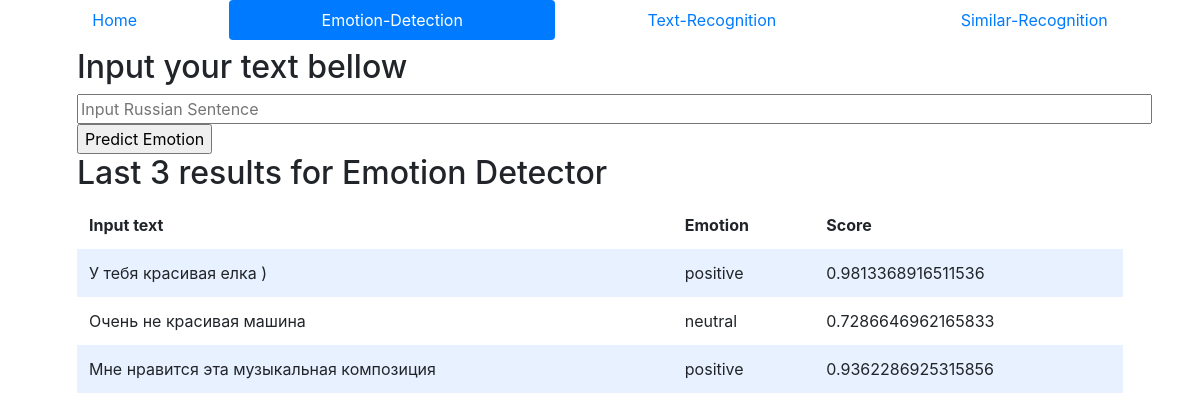
/emotion-detection, run on an earlier commit of the app's database.
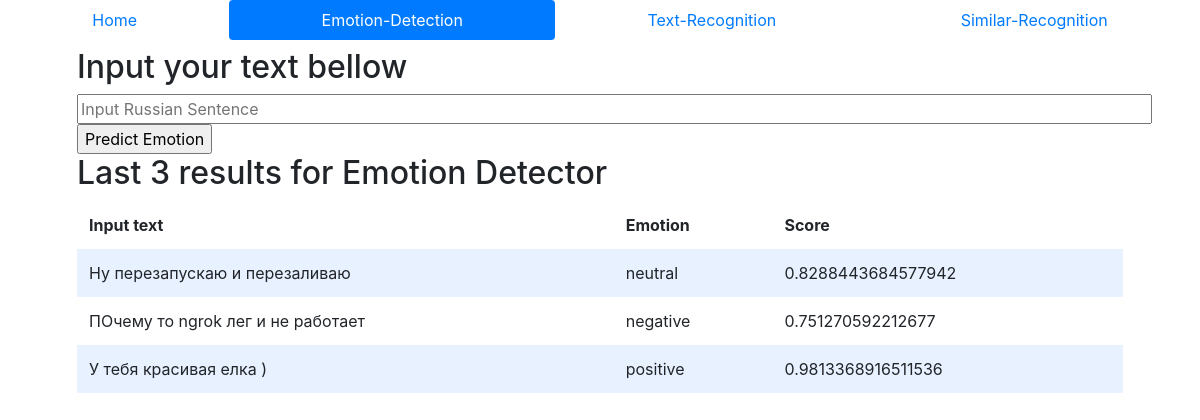
And on a later commit of the database.
### tables this page shows
CREATE TABLE emotion(id INTEGER PRIMARY KEY AUTOINCREMENT, input TEXT NOT NULL, output TEXT NOT NULL, score FLOAT NOT NULL);

### app.py (the view)
@app.route("/emotion-detection", methods=["GET", "POST"])
def emotion():
    if request.method == "POST":
        text_input = request.form.get("text_input")
        if not text_input:  # If there is no name, showing erros page
            return render_template("error.html", message="Missing text, try again")
        predict = Sentiment_ru.inference(txt=text_input)
        db.execute("INSERT INTO emotion (input, output, score) VALUES(?, ?, ?)", text_input, predict[0], predict[1])
        results = db.execute("SELECT * FROM emotion ORDER BY id DESC LIMIT 4")
        return render_template("emotion-detection.html", results=results)
    else:
        results = db.execute("SELECT * FROM emotion ORDER BY id DESC LIMIT 3")
        return render_template("emotion-detection.html", results=results)

### app.py (called while the page is built)
@app.after_request
def after_request(response):
    response.headers["Cache-Control"] = "no-cache, no-store, must-revalidate"
    response.headers["Expires"] = 0
    response.headers["Pragma"] = "no-cache"
    return response

### templates/emotion-detection.html (shortened to what this page needs)
<!DOCTYPE html>
<html lang="en">
    <head>
        <link rel="stylesheet" href="https://cdn.jsdelivr.net/npm/bootstrap@4.5.3/dist/css/bootstrap.min.css">
        <link href="static/styles.css" rel="stylesheet">
    </head>
    <body>
        <nav class="nav nav-pills nav-fill">
            <li class="nav-item">
                <a class="nav-link" href="/">Home</a>
            </li>
            <li class="nav-item">
                <a class="nav-link active" href="/emotion-detection">Emotion-Detection</a>
            </li>
            <li class="nav-item">
                <a class="nav-link" href="/text-recognition">Text-Recognition</a>
            </li>
            <li class="nav-item">
                <a class="nav-link" href="/similar-recognition">Similar-Recognition</a>
            </li>
        </nav>
        <div class="container">
            <div class="section">
                <h2>Input your text bellow</h2>
                <form action="/emotion-detection" method="post">
                    <input autocomplete="off" autofocus placeholder="Input Russian Sentence" size="100" name="text_input" type="text">
                    <input type="submit" value="Predict Emotion">
                </form>
                <h2>Last 3 results for Emotion Detector</h2>
                <table>
                    <thead>
                        <tr>
                            <th>Input text</th>
                            <th>Emotion</th>
                            <th>Score</th>
                        </tr>
                    </thead>
                    <tbody>
                        {% for result in results %}
                            <tr>
                                <td>{{ result.input }}</td>
                                <td>{{ result.output }}</td>
                                <td>{{ result.score }}</td>
                            </tr>
                        {% endfor %}
                    </tbody>
                </table>
            </div>
        </div>
    </body>
</html>

### static/styles.css (style rules this page uses)
.section { padding-bottom: 1rem; padding-left: 2rem; padding-right: 2rem; padding-top: 0.5rem; }
table { background-color: transparent; margin-bottom: 1rem; width: 100%; }
table th, table td { padding: 0.75rem; vertical-align: middle; }
tbody tr:nth-of-type(odd) { background-color: rgb(179, 208, 255, 0.3) }

What changed in the data, as far as the page shows it:
no longer on this page (row unchanged): emotion: input "Очень не красивая машина", output "neutral", score "0.7286646962165833"
no longer on this page (row unchanged): emotion: input "Мне нравится эта музыкальная композиция", output "positive", score "0.9362286925315856"
added emotion: input "Ну перезапускаю и перезаливаю", output "neutral", score "0.8288443684577942"
added emotion: input "ПОчему то ngrok лег и не работает", output "negative", score "0.751270592212677"
